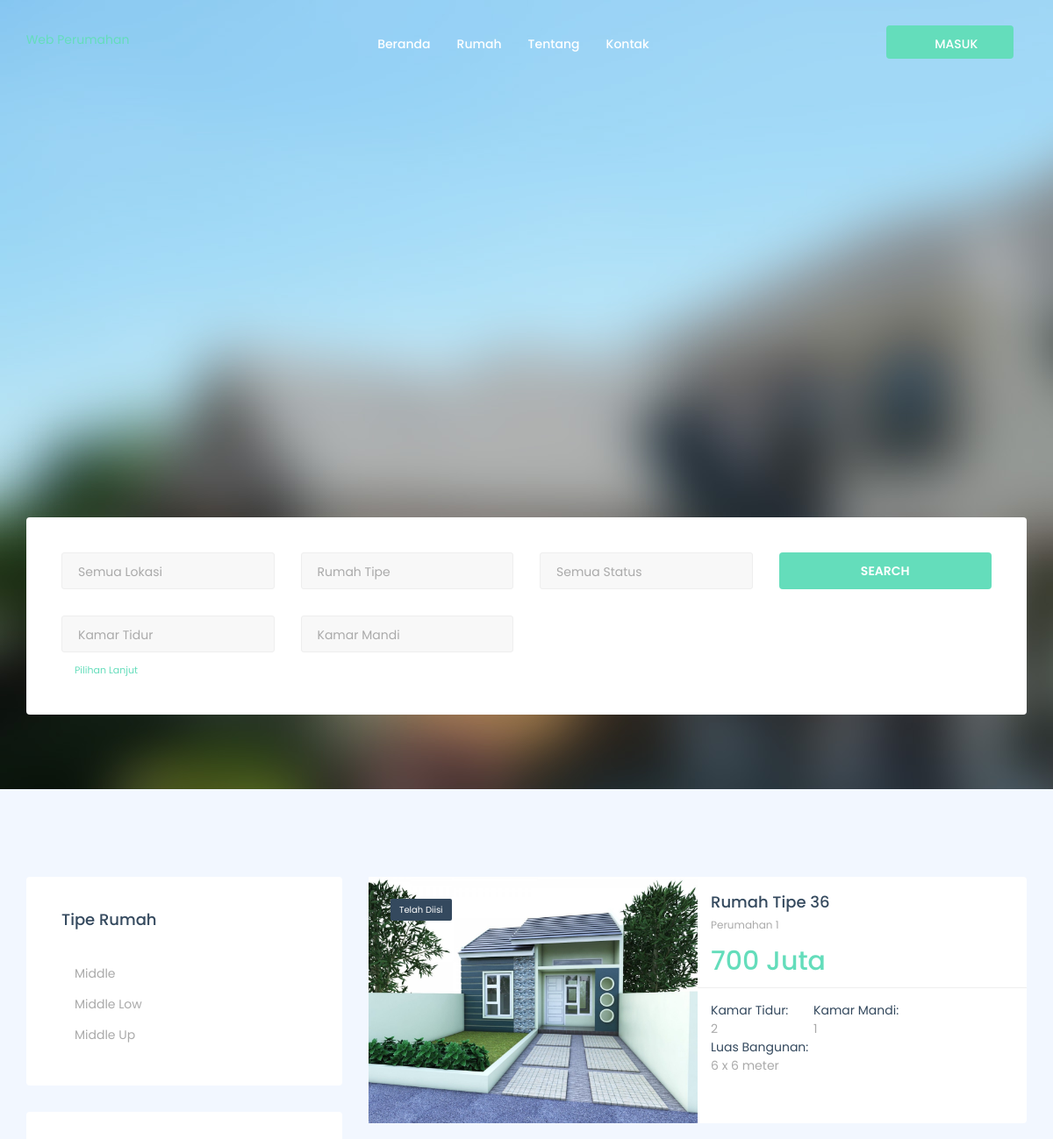
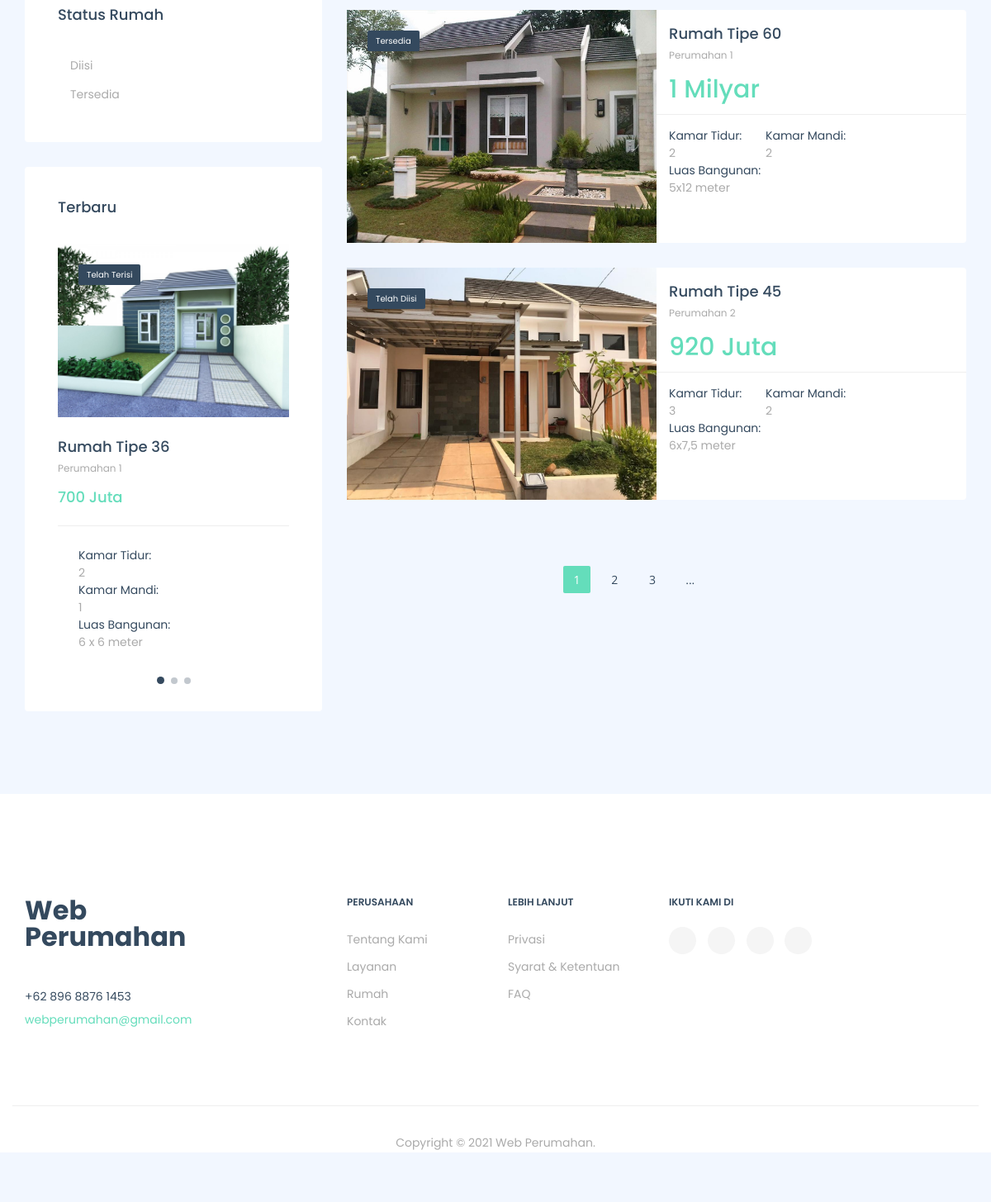
The app's page /index.php/customer/pencarian with its own data (2 pictures, top to bottom).
### tables this page shows
CREATE TABLE `rumah` (
  `id_rumah` int(12) NOT NULL,
  `nama_rumah` varchar(256) NOT NULL,
  `kode_type` varchar(256) NOT NULL,
  `luas_bangunan` varchar(256) NOT NULL,
  `status` varchar(256) NOT NULL,
  `lokasi` varchar(256) NOT NULL,
  `kamar_tidur` varchar(256) NOT NULL,
  `kamar_mandi` varchar(256) NOT NULL,
  `ruangan` varchar(256) NOT NULL,
  `lantai` varchar(256) NOT NULL,
  `garasi` varchar(256) NOT NULL,
  `deskripsi` text NOT NULL,
  `alamat` varchar(256) NOT NULL,
  `kota` varchar(256) NOT NULL,
  `kode_pos` varchar(256) NOT NULL,
  `harga` varchar(256) NOT NULL,
  `gambar` varchar(256) NOT NULL
);

### application/controllers/customer/pencarian.php (called while the page is built, shortened)
<?php
class Pencarian extends CI_Controller
{
    public function index()
    {
        $data['rumah'] = $this->rental_model->get_data('rumah')->result();
        if ($this->form_validation->run()== FALSE) {
            $this->load->view('templates_customer/header');
            $this->load->view('customer/rumah',$data);
            $this->load->view('templates_customer/footer');
        }
    }
    public function _rules()
    {
        $this->form_validation->set_rules('lokasi','Tanggal');
        $this->form_validation->set_rules('kode_type','Tanggal');
        $this->form_validation->set_rules('status','Tanggal');
        $this->form_validation->set_rules('kamar_tidur','Tanggal');
        $this->form_validation->set_rules('kamar_mandi','Tanggal');
    }
}
?>

### index.php (called while the page is built, shortened)
<?php
require_once BASEPATH.'core/CodeIgniter.php';

### application/models/Rental_model.php (called while the page is built, shortened)
<?php
class Rental_model extends CI_model
{
    public function get_data($table){
        return $this->db->get($table);
    }
}
?>

### application/views/customer/rumah.php (the view, shortened to what this page needs)
<section id="map" class="hero-map pt-0 pb-0">
            <div class="container-fluid pr-0 pl-0">
                <div class="row">
                    <div class="col-xs-12 col-sm-12 col-md-12">
                    <img src="<?php echo base_url()?>assets/assets_homepage/images/slider/slide-bg/3.jpg" alt="background">
                    </div>
                </div>
            </div>
            <div class="search-properties">
                <div class="container">
                    <div class="row">
                        <div class="col-xs-12 col-sm-12 col-md-12">
                            <form method="get" action="<?php echo base_url('customer/pencarian')?>" class="mb-0 " >
                                <div class="form-box ">
                                    <div class="row">
                                        <div class="col-xs-12 col-sm-6 col-md-3">
                                            <div class="form-group">
                                                <div class="select--box">
                                                    <i class="fa fa-angle-down"></i>
                                                    <select name="lokasi">
                                                        <option>Semua Lokasi</option>
                                                    </select>
                                                </div>
                                            </div>
                                        </div>
                                        <div class="col-xs-12 col-sm-6 col-md-3">
                                            <div class="form-group">
                                                <div class="select--box">
                                                    <i class="fa fa-angle-down"></i>
                                                    <select name="kode_type">
                                                        <option>Rumah Tipe</option>
                                                    </select>
                                                </div>
                                            </div>
                                        </div>
                                        <div class="col-xs-12 col-sm-6 col-md-3">
                                            <div class="form-group">
                                                <div class="select--box">
                                                    <i class="fa fa-angle-down"></i>
                                                    <select name="status">
                                                        <option>Semua Status</option>
                                                    </select>
                                                </div>
                                            </div>
                                        </div>
                                        <div class="col-xs-12 col-sm-6 col-md-3">
                                            <input type="submit" value="Search" name="submit" class="btn btn--primary btn--block mb-30">
                                        </div>
                                        <div class="col-xs-12 col-sm-6 col-md-3 option-hide">
                                            <div class="form-group">
                                                <div class="select--box">
                                                    <i class="fa fa-angle-down"></i>
                                                    <select name="kamar_tidur">
                                                    <option>Kamar Tidur</option>
                                                </select>
                                                </div>
                                            </div>
                                        </div>
                                        <div class="col-xs-12 col-sm-6 col-md-3 option-hide">
                                            <div class="form-group">
                                                <div class="select--box">
                                                    <i class="fa fa-angle-down"></i>
                                                    <select name="kamar_mandi" >
                                                        <option>Kamar Mandi</option>
                                                    </select>
                                                </div>
                                            </div>
                                        </div>
                                        <div class="col-xs-12 col-sm-12 col-md-12">
                                            <a href="#" class="less--options">Pilihan Lanjut</a>
                                        </div>
                                    </div>
                                </div>
                            </form>
                        </div>
                    </div>
                </div>
            </div>
        </section>
        <section id="properties-list">
            <div class="container">
                <div class="row">
                    <div class="col-xs-12 col-sm-12 col-md-4">
                        <div class="widget widget-property">
                            <div class="widget--title">
                                <h5>Tipe Rumah</h5>
                            </div>
                            <div class="widget--content">
                                <ul class="list-unstyled mb-0">
                                    <li>
                                        <a href="#">Middle <span></span></a>
                                    </li>
                                    <li>
                                        <a href="#">Middle Low <span></span></a>
                                    </li>
                                    <li>
                                        <a href="#">Middle Up <span></span></a>
                                    </li>
                                </ul>
                            </div>
                        </div>
                        <div class="widget widget-property">
                            <div class="widget--title">
                                <h5>Status Rumah</h5>
                            </div>
                            <div class="widget--content">
                                <ul class="list-unstyled mb-0">
                                    <li>
                                        <a href="#">Diisi <span></span></a>
                                    </li>
                                    <li>
                                        <a href="#">Tersedia <span></span></a>
                                    </li>
                                </ul>
                            </div>
                        </div>
                        <div class="widget widget-featured-property">
                            <div class="widget--title">
                                <h5>Terbaru</h5>
                            </div>
                            <div class="widget--content">
                                <div class="carousel carousel-dots" data-slide="1" data-slide-rs="1" data-autoplay="false" data-nav="false" data-dots="true" data-space="0" data-loop="true" data-speed="800">
                                    <?php foreach ($rumah as $rm) :  ?>
                                    <div class="property-item">
                                        <div class="property--img">
                                            <a href="<?php echo base_url('customer/dashboard/detail_rumah/') .$rm->id_rumah ?>">
                                                <img src="<?php echo base_url('assets/upload/' .$rm->gambar) ?>" alt="property image" class="img-responsive">
								            </a>
                                            <span class="property--status"><?php
                                                if ($rm->status == "0"){
                                                    echo "<span> Telah Terisi
                                                    </span>";
                                                }else{
                                                    echo "<span> Tersedia
                                                    </span>";
                                                }
                                                ?></span>
                                        </div>
                                        <div class="property--content">
                                            <div class="property--info">
                                                <h5 class="property--title"><a href="<?php echo base_url('customer/dashboard/detail_rumah/') .$rm->id_rumah ?>"><?php echo $rm->nama_rumah ?></a></h5>
                                                <p class="property--location"><?php echo $rm->lokasi ?></p>
                                                <p class="property--price"><?php echo $rm->harga ?></p>
                                            </div>
                                            <div class="property--features">
                                                <ul class="list-unstyled mb-0">
                                                    <li><span class="feature">Kamar Tidur:</span><span class="feature-num"><?php echo $rm->kamar_tidur ?></span></li>
                                                    <li><span class="feature">Kamar Mandi:</span><span class="feature-num"><?php echo $rm->kamar_mandi ?></span></li>
                                                    <li><span class="feature">Luas Bangunan:</span><span class="feature-num"><?php echo $rm->luas_bangunan ?></span></li>
                                                </ul>
                                            </div>
                                        </div>
                                    </div>
                                    <?php endforeach; ?>
                                </div>
                            </div>
                        </div>
                    </div>
                    <div class="col-xs-12 col-sm-12 col-md-8">
                        <div class="row">
                            <div class="properties properties-list">
                                <div class="col-xs-12 col-sm-12 col-md-12">
                                    <?php foreach ($rumah as $rm) :  ?>
                                    <div class="property-item">
                                        <div class="property--img">
                                            <a href="<?php echo base_url('customer/dashboard/detail_rumah/') .$rm->id_rumah ?>">
                                                <img src="<?php echo base_url('assets/upload/' .$rm->gambar) ?>" alt="property image" class="img-responsive">
								            </a>
                                            <span class="property--status"><?php
                                                if ($rm->status == "0"){
                                                    echo "<span> Telah Diisi
                                                    </span>";
                                                }else{
                                                    echo "<span> Tersedia
                                                    </span>";
                                                }
                                                ?></span>
                                        </div>
                                        <div class="property--content">
                                            <div class="property--info">
                                                <h5 class="property--title"><a href="<?php echo base_url('customer/dashboard/detail_rumah/') .$rm->id_rumah ?>"><?php echo $rm->nama_rumah ?></a></h5>
                                                <p class="property--location"><?php echo $rm->lokasi ?></p>
                                                <p class="property--price"><?php echo $rm->harga ?></p>
                                            </div>
                                            <div class="property--features">
                                                <ul class="list-unstyled mb-0">
                                                    <li><span class="feature">Kamar Tidur:</span><span class="feature-num"><?php echo $rm->kamar_tidur ?></span></li>
                                                    <li><span class="feature">Kamar Mandi:</span><span class="feature-num"><?php echo $rm->kamar_mandi ?></span></li>
                                                    <li><span class="feature">Luas Bangunan:</span><span class="feature-num"><?php echo $rm->luas_bangunan ?></span></li>
                                                </ul>
                                            </div>
                                        </div>
                                    </div>
                                    <?php endforeach; ?>
                                </div>
                            </div>
                            <div class="col-xs-12 col-sm-12 col-md-12 text-center mt-50">
                                <ul class="pagination">
                                    <li class="active"><a href="#">1</a></li>
                                    <li><a href="#">2</a></li>
                                    <li><a href="#">3</a></li>
                                    <li><a href="#">...</a></li>
                                    <li>
                                        <a href="#" aria-label="Next">
                                <span aria-hidden="true"><i class="fa fa-angle-right"></i></span>
                            </a>
                                    </li>
                                </ul>
                            </div>
                        </div>
                    </div>
                </div>
            </div>
        </section>

### records on screen
rumah: gambar (picture), status "Telah Terisi", nama_rumah "Rumah Tipe 36", lokasi "Perumahan 1", harga "700 Juta", kamar_tidur "2", kamar_mandi "1", luas_bangunan "6 x 6 meter"
rumah: gambar (picture), status "Tersedia", nama_rumah "Rumah Tipe 60", lokasi "Perumahan 1", harga "1 Milyar", kamar_tidur "2", kamar_mandi "2", luas_bangunan "5x12 meter"
rumah: gambar (picture), status "Telah Diisi", nama_rumah "Rumah Tipe 45", lokasi "Perumahan 2", harga "920 Juta", kamar_tidur "3", kamar_mandi "2", luas_bangunan "6x7,5 meter"
